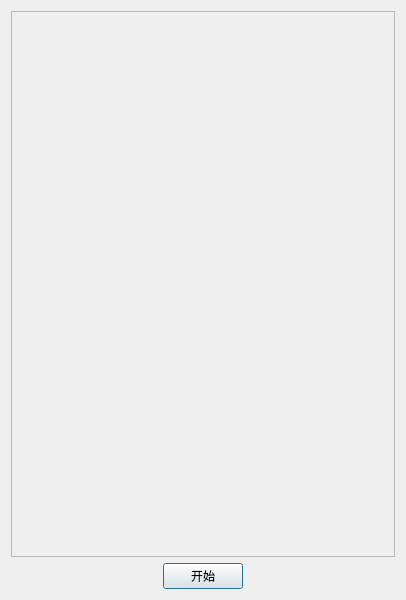
<?xml version="1.0" encoding="UTF-8"?>
<ui version="4.0">
 <class>TimerDialog</class>
 <widget class="QDialog" name="TimerDialog">
  <property name="geometry">
   <rect>
    <x>0</x>
    <y>0</y>
    <width>406</width>
    <height>600</height>
   </rect>
  </property>
  <property name="windowTitle">
   <string>图像随机浏览器</string>
  </property>
  <layout class="QVBoxLayout" name="verticalLayout">
   <item>
    <widget class="QFrame" name="frame">
     <property name="sizePolicy">
      <sizepolicy hsizetype="Preferred" vsizetype="Expanding">
       <horstretch>0</horstretch>
       <verstretch>0</verstretch>
      </sizepolicy>
     </property>
     <property name="frameShape">
      <enum>QFrame::StyledPanel</enum>
     </property>
     <property name="frameShadow">
      <enum>QFrame::Raised</enum>
     </property>
    </widget>
   </item>
   <item>
    <layout class="QHBoxLayout" name="horizontalLayout_2">
     <item>
      <spacer name="horizontalSpacer">
       <property name="orientation">
        <enum>Qt::Horizontal</enum>
       </property>
       <property name="sizeHint" stdset="0">
        <size>
         <width>40</width>
         <height>20</height>
        </size>
       </property>
      </spacer>
     </item>
     <item>
      <widget class="QPushButton" name="pushButton">
       <property name="text">
        <string>开始</string>
       </property>
      </widget>
     </item>
     <item>
      <spacer name="horizontalSpacer_2">
       <property name="orientation">
        <enum>Qt::Horizontal</enum>
       </property>
       <property name="sizeHint" stdset="0">
        <size>
         <width>40</width>
         <height>20</height>
        </size>
       </property>
      </spacer>
     </item>
    </layout>
   </item>
  </layout>
 </widget>
 <resources/>
 <connections/>
</ui>
